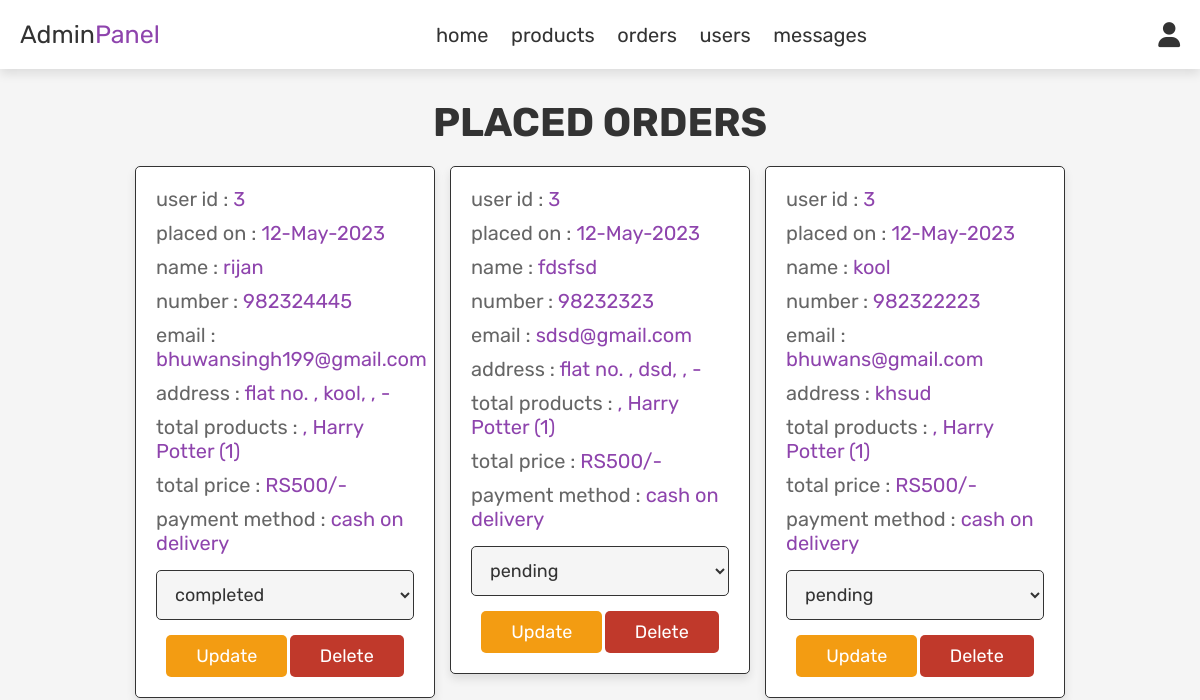
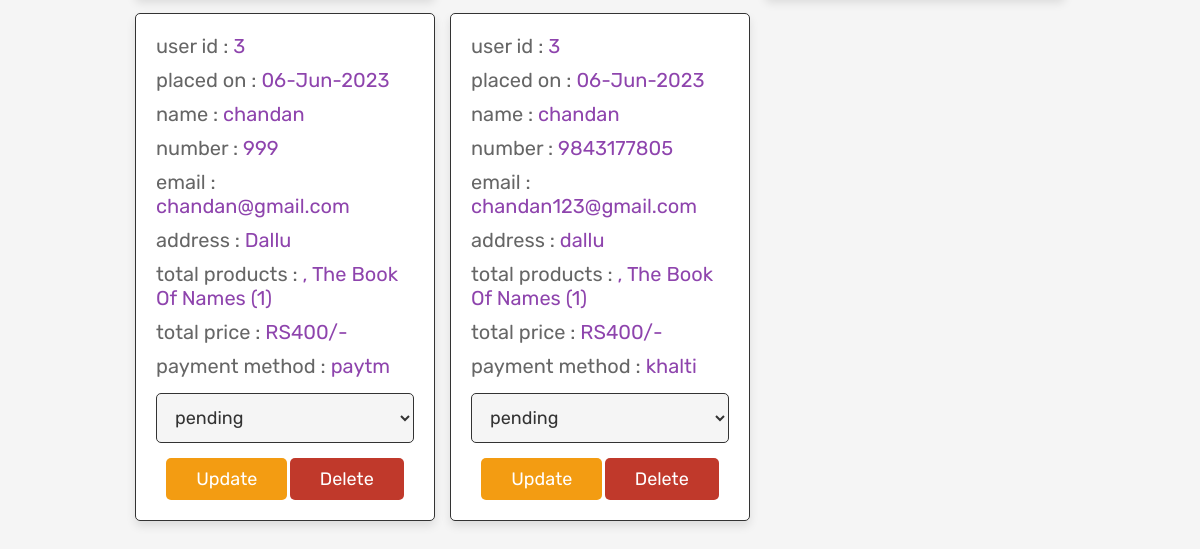
/admin_orders.php (signed in), run on an earlier commit of the app's database (2 pictures, top to bottom).
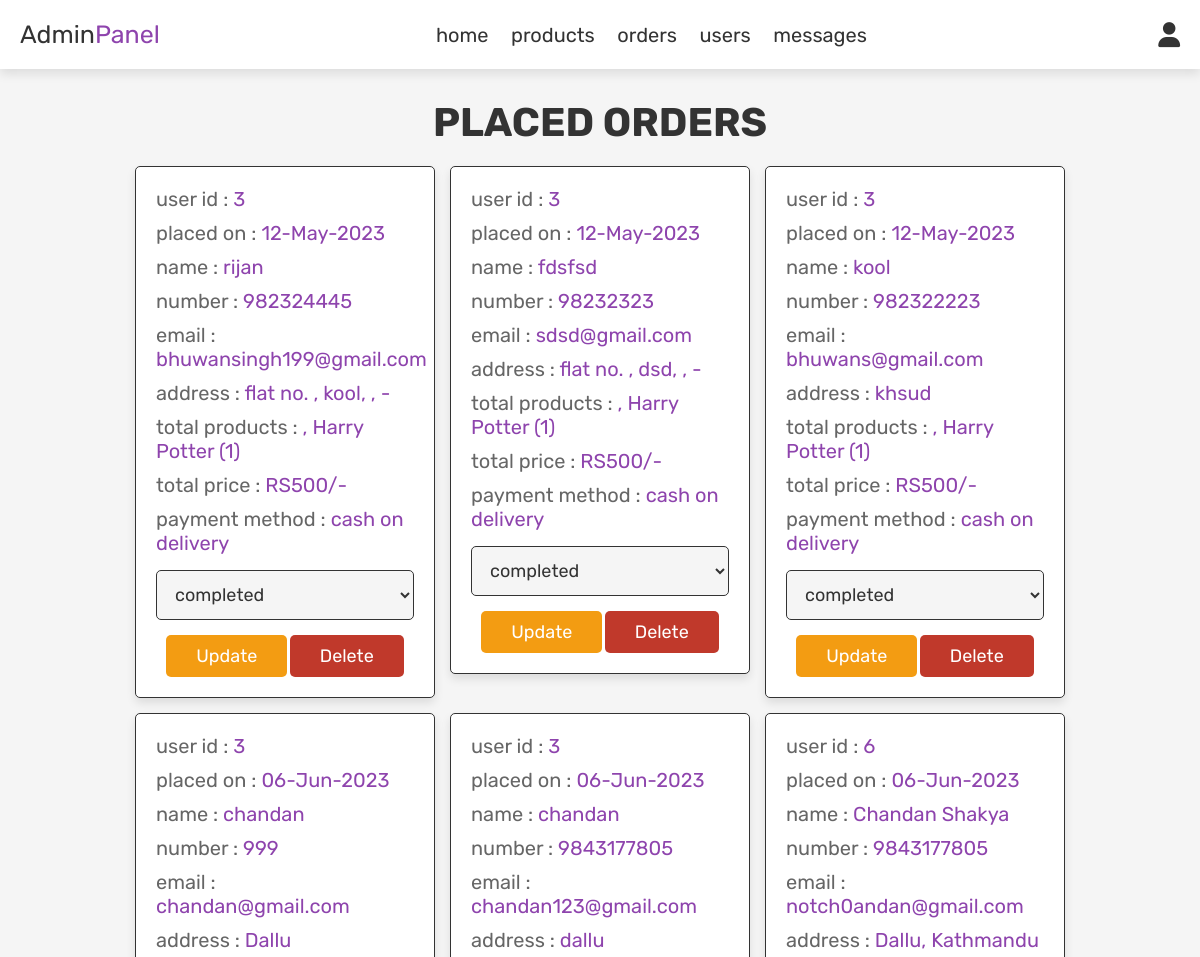
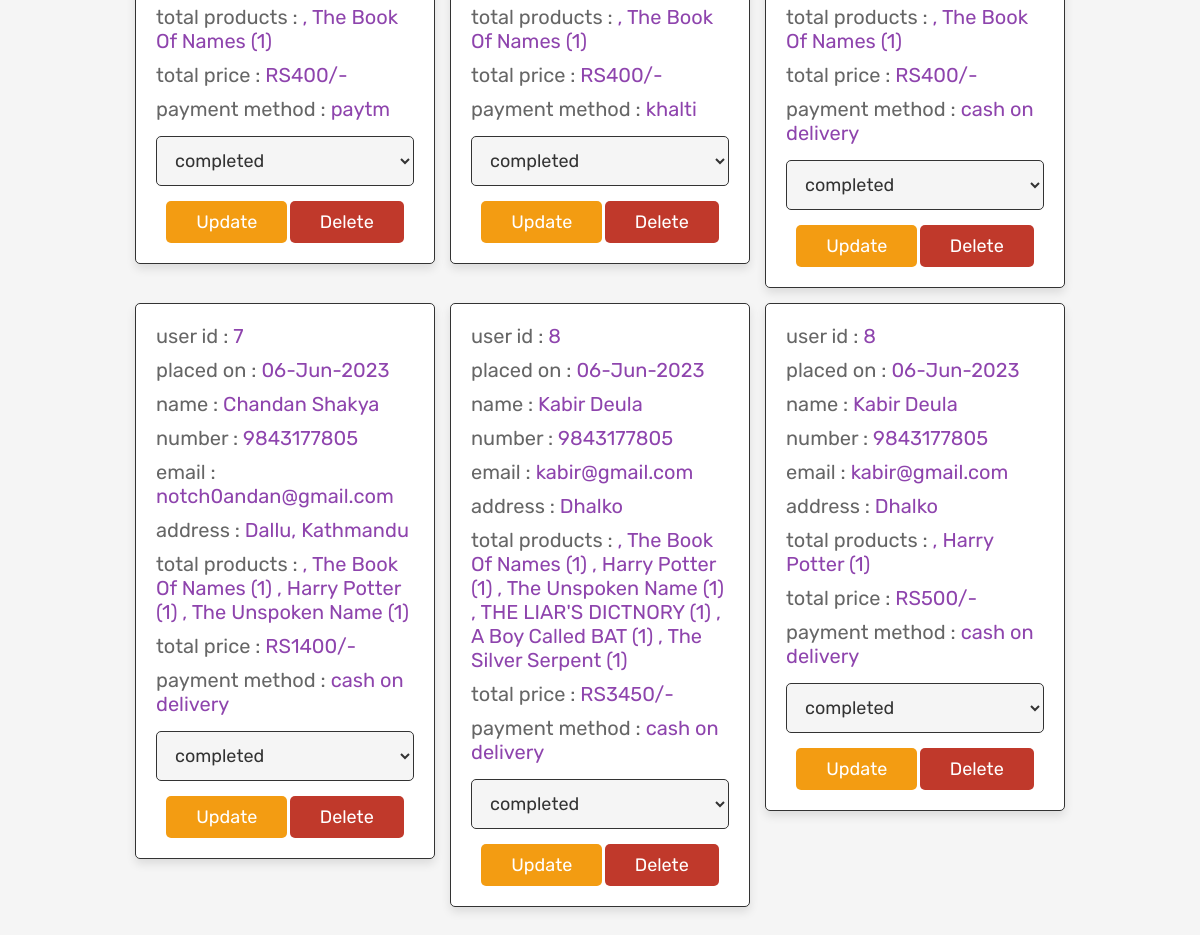
And on a later commit of the database (2 pictures, top to bottom).
### tables this page shows
CREATE TABLE `orders` (
  `id` int(100) NOT NULL AUTO_INCREMENT,
  `user_id` int(100) NOT NULL,
  `name` varchar(100) NOT NULL,
  `number` varchar(12) NOT NULL,
  `email` varchar(100) NOT NULL,
  `method` varchar(50) NOT NULL,
  `address` varchar(500) NOT NULL,
  `total_products` varchar(1000) NOT NULL,
  `total_price` int(100) NOT NULL,
  `placed_on` varchar(50) NOT NULL,
  `payment_status` varchar(20) NOT NULL DEFAULT 'pending',
  PRIMARY KEY (`id`),
  FOREIGN KEY (`user_id`) REFERENCES `users`(`id`) ON DELETE CASCADE
);

### admin_orders.php (the view, shortened to what this page needs)
<?php
include 'config.php';
?>
<!DOCTYPE html>
<html lang="en">
<head>
   <link rel="stylesheet" href="https://cdnjs.cloudflare.com/ajax/libs/font-awesome/6.0.0/css/all.min.css">
   <link rel="stylesheet" href="css/admin_style.css">
</head>
<body>
<?php include 'admin_header.php'; ?>
<section class="orders">
   <h1 class="title">placed orders</h1>
   <div class="box-container">
      <?php
      $select_orders = mysqli_query($conn, "SELECT * FROM `orders`") or die('query failed');
      if(mysqli_num_rows($select_orders) > 0){
         while($fetch_orders = mysqli_fetch_assoc($select_orders)){
      ?>
      <div class="box">
         <p> user id : <span><?php echo $fetch_orders['user_id']; ?></span> </p>
         <p> placed on : <span><?php echo $fetch_orders['placed_on']; ?></span> </p>
         <p> name : <span><?php echo $fetch_orders['name']; ?></span> </p>
         <p> number : <span><?php echo $fetch_orders['number']; ?></span> </p>
         <p> email : <span><?php echo $fetch_orders['email']; ?></span> </p>
         <p> address : <span><?php echo $fetch_orders['address']; ?></span> </p>
         <p> total products : <span><?php echo $fetch_orders['total_products']; ?></span> </p>
         <p> total price : <span>RS<?php echo $fetch_orders['total_price']; ?>/-</span> </p>
         <p> payment method : <span><?php echo $fetch_orders['method']; ?></span> </p>
         <form action="" method="post">
            <select name="update_payment">
               <option value="<?php echo $fetch_orders['payment_status']; ?>" selected disabled><?php echo $fetch_orders['payment_status']; ?></option>
            </select>
            <input type="submit" value="update" name="update_order" class="option-btn">
            <a href="admin_orders.php?delete=<?php echo $fetch_orders['id']; ?>" onclick="return confirm('delete this order?');" class="delete-btn">delete</a>
         </form>
      </div>
      <?php
         }
      }else{
         echo '<p class="empty">no orders placed yet!</p>';
      }
      ?>
   </div>
</section>
</body>
</html>

### admin_header.php (shortened to what this page needs)
<header class="header">
   <div class="flex">
      <a href="admin_page.php" class="logo">Admin<span>Panel</span></a>
      <nav class="navbar">
         <a href="admin_page.php">home</a>
         <a href="admin_products.php">products</a>
         <a href="admin_orders.php">orders</a>
         <a href="admin_users.php">users</a>
         <a href="admin_contacts.php">messages</a>
      </nav>
      <div class="icons">
         <div id="user-btn" class="fas fa-user"></div>
      </div>
   </div>
</header>

### css/admin_style.css (style rules this page uses)
:root { --purple:#8e44ad; --red:#c0392b; --orange:#f39c12; --black:#333; --white:#fff; --light-color:#666; --light-white:#ccc; --light-bg:#f5f5f5; --border:.1rem solid var(--black); --box-shadow:0 .5rem 1rem rgba(0,0,0,.1); }
* { font-family: 'Rubik', sans-serif; margin:0; padding:0; box-sizing: border-box; outline: none; border:none; text-decoration: none; transition:all .2s linear; }
html { font-size: 62.5%; overflow-x: hidden; }
body { background-color: var(--light-bg); }
section { padding:3rem 2rem; }
.title { text-align: center; margin-bottom: 2rem; text-transform: uppercase; color:var(--black); font-size: 4rem; }
.btn, .option-btn, .delete-btn, .white-btn { display: inline-block; margin-top: 1rem; padding:1rem 3rem; cursor: pointer; color:var(--white); font-size: 1.8rem; border-radius: .5rem; text-transform: capitalize; }
.option-btn { background-color: var(--orange); }
.delete-btn { background-color: var(--red); }
.header { position: sticky; top:0; left:0; right:0; z-index: 1000; background-color: var(--white); box-shadow: var(--box-shadow); }
.header .flex { display: flex; align-items: center; padding:2rem; justify-content: space-between; position: relative; max-width: 1200px; margin:0 auto; }
.header .flex .logo { font-size: 2.5rem; color:var(--black); }
.header .flex .logo span { color:var(--purple); }
.header .flex .navbar a { margin:0 1rem; font-size: 2rem; color:var(--black); }
.header .flex .icons div { margin-left: 1.5rem; font-size: 2.5rem; cursor: pointer; color:var(--black); }
.orders .box-container { display: grid; grid-template-columns: repeat(auto-fit, 30rem); justify-content: center; gap:1.5rem; max-width: 1200px; margin:0 auto; align-items: flex-start; }
.orders .box-container .box { background-color: var(--white); padding:2rem; border:var(--border); box-shadow: var(--box-shadow); border-radius: .5rem; }
.orders .box-container .box p { padding-bottom: 1rem; font-size: 2rem; color:var(--light-color); }
.orders .box-container .box p span { color:var(--purple); }
.orders .box-container .box form { text-align: center; }
.orders .box-container .box form select { border-radius: .5rem; margin:.5rem 0; width: 100%; background-color: var(--light-bg); border:var(--border); padding:1.2rem 1.4rem; font-size: 1.8rem; color:var(--black); }

What changed in the data, as far as the page shows it:
changed orders "fdsfsd": update_payment "pending" → "completed"
changed orders "kool": update_payment "pending" → "completed"
changed orders "chandan@gmail.com": update_payment "pending" → "completed"
changed orders "chandan123@gmail.com": update_payment "pending" → "completed"
added orders: user "6", placed_on "06-Jun-2023", name "Chandan Shakya", number "9843177805", email "notch0andan@gmail.com", address "Dallu, Kathmandu", total_products ", The Book Of Names (1)", total_price "400", method "cash on delivery", update_payment "completed"
added orders: user "7", placed_on "06-Jun-2023", name "Chandan Shakya", number "9843177805", email "notch0andan@gmail.com", address "Dallu, Kathmandu", total_products ", The Book Of Names (1) , Harry Potter (1) , The Unspoken Name (1)", total_price "1400", method "cash on delivery", update_payment "completed"
added orders: user "8", placed_on "06-Jun-2023", name "Kabir Deula", number "9843177805", email "kabir@gmail.com", address "Dhalko", total_products ", The Book Of Names (1) , Harry Potter (1) , The Unspoken Name (1) , THE LIAR'S DICTNORY (1) , A Boy Called BAT (1) , The Silver Serpent (1)", total_price "3450", method "cash on delivery", update_payment "completed"
added orders: user "8", placed_on "06-Jun-2023", name "Kabir Deula", number "9843177805", email "kabir@gmail.com", address "Dhalko", total_products ", Harry Potter (1)", total_price "500", method "cash on delivery", update_payment "completed"
